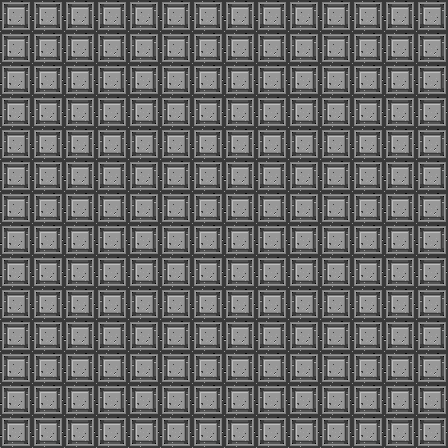

This is a level from a 2D game, rendered from its Tiled map with the project's own tilesets. A one-line summary and the complete map file follow:
An orthogonal 14x14 tile map with 32x32 px tiles, 1 tile layer (Tile Layer 1), 2 tilesets.

<map version="1.2" tiledversion="1.3.2" orientation="orthogonal" renderorder="right-down" compressionlevel="0" width="14" height="14" tilewidth="32" tileheight="32" infinite="0" nextlayerid="3" nextobjectid="11">
 <tileset firstgid="1" source="Sprute.tsx" />
 <tileset firstgid="50" source="portal.tsx" />
 <layer id="1" name="Tile Layer 1" width="14" height="14">
  <properties>
   <property name="collision" value="true" />
   <property name="collisionType" value="physics" />
  </properties>
  <data encoding="csv">
7,7,7,7,7,7,7,7,7,7,7,7,7,7,
7,7,7,7,7,7,7,7,7,7,7,7,7,7,
7,7,7,7,7,7,7,7,7,7,7,7,7,7,
7,7,7,7,7,7,7,7,7,7,7,7,7,7,
7,7,7,7,7,7,7,7,7,7,7,7,7,7,
7,7,7,7,7,7,7,7,7,7,7,7,7,7,
7,7,7,7,7,7,7,7,7,7,7,7,7,7,
7,7,7,7,7,7,7,7,7,7,7,7,7,7,
7,7,7,7,7,7,7,7,7,7,7,7,7,7,
7,7,7,7,7,7,7,7,7,7,7,7,7,7,
7,7,7,7,7,7,7,7,7,7,7,7,7,7,
7,7,7,7,7,7,7,7,7,7,7,7,7,7,
7,7,7,7,7,7,7,7,7,7,7,7,7,7,
7,7,7,7,7,7,7,7,7,7,7,7,7,7
</data>
 </layer>
 <objectgroup id="2" name="Object Layer 1" />
</map>
